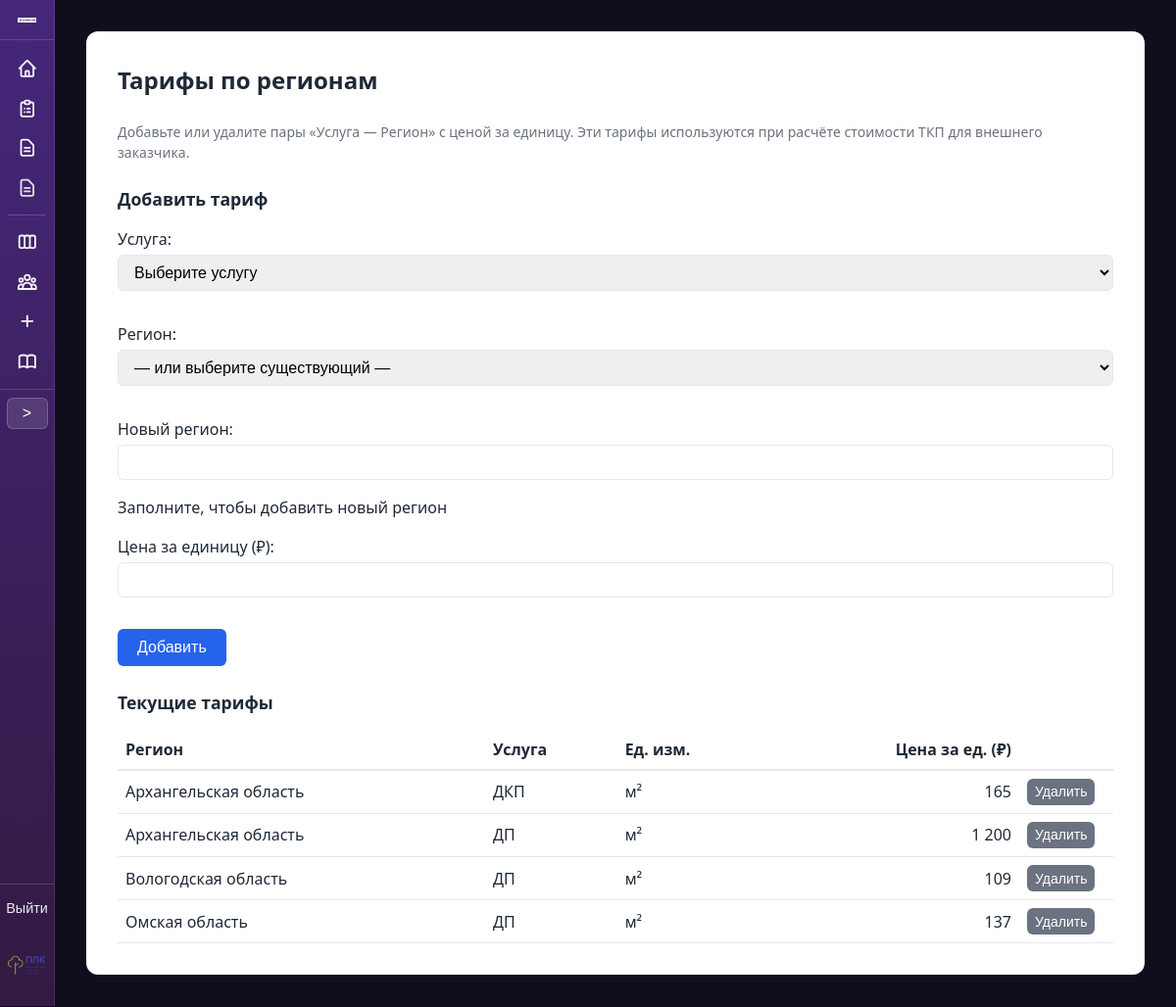
Before: /tariffs/ (signed in) with the older database file.
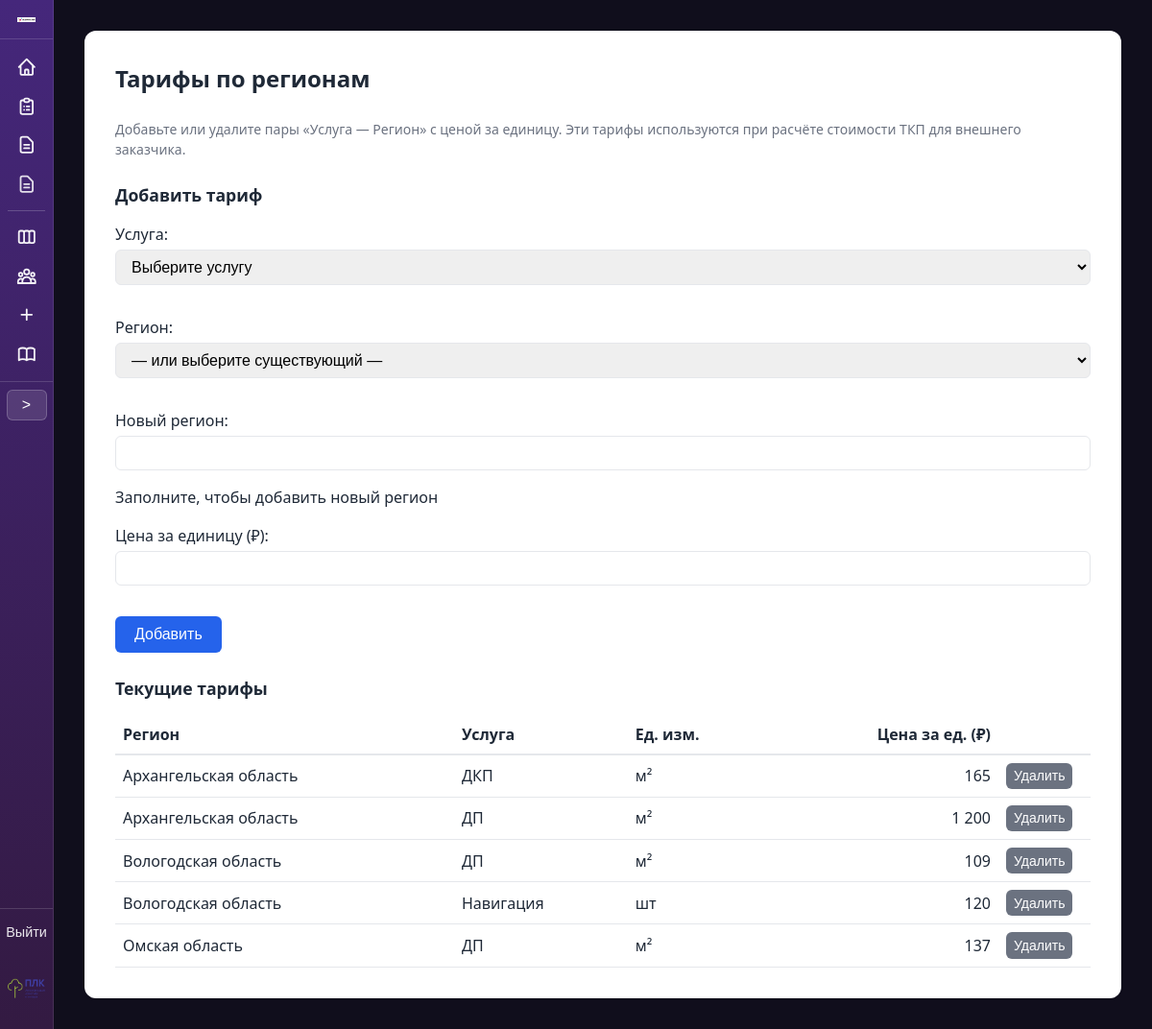
After: the same page with the newer database file.
### proposals/models.py (models this page shows, shortened)
class RegionServicePrice(models.Model):
    region = models.ForeignKey(Region, on_delete=models.CASCADE, verbose_name='Регион')
    service = models.ForeignKey(Service, on_delete=models.CASCADE, verbose_name='Услуга')
    unit_price = models.DecimalField(
        'Цена за единицу',
        max_digits=15,
        decimal_places=2,
        default=0,
    )
    class Meta:
        verbose_name = 'Цена по региону'
        verbose_name_plural = 'Цены по регионам'
        unique_together = [['region', 'service']]

class Region(models.Model):
    name = models.CharField('Название региона', max_length=255, unique=True)
    class Meta:
        verbose_name = 'Регион'
        verbose_name_plural = 'Регионы'
        ordering = ['name']
    def __str__(self):
        return self.name

class Service(models.Model):
    UNIT_M2 = 'm2'
    UNIT_PIECE = 'piece'
    UNIT_CHOICES = [
        (UNIT_M2, 'м²'),
        (UNIT_PIECE, 'шт'),
    ]
    name = models.CharField('Наименование услуги', max_length=255)
    description = models.TextField(
        'Описание услуги (подставляется в Комментарий в Комплексном ТКП)',
        blank=True,
        default='',
    )
    template_file = models.CharField(
        'Файл шаблона',
        max_length=255,
        help_text='Имя .docx файла в папке templates_docx/'
    )
    unit_type = models.CharField(
        'Единица измерения',
        max_length=10,
        choices=UNIT_CHOICES,
        default=UNIT_M2,
    )
    order = models.PositiveSmallIntegerField('Порядок', default=0)
    class Meta:
        verbose_name = 'Услуга'
        verbose_name_plural = 'Услуги'
        ordering = ['order', 'name']
    def __str__(self):
        return self.name

### proposals/views.py (the view)
# urls.py: path('tariffs/', views.tariffs_view, name='tariffs'),
@login_required
@require_http_methods(['GET', 'POST'])
def tariffs_view(request):
    if request.method == 'POST':
        delete_id = request.POST.get('delete_id')
        if delete_id:
            try:
                RegionServicePrice.objects.filter(pk=delete_id).delete()
                messages.success(request, 'Тариф удалён.')
            except Exception:
                pass
            return redirect('proposals:tariffs')
        form = TariffForm(request.POST)
        if form.is_valid():
            data = form.cleaned_data
            service = data['service']
            new_name = (data.get('new_region_name') or '').strip()
            if new_name:
                region, _ = Region.objects.get_or_create(name=new_name, defaults={})
            else:
                region = data['region']
            RegionServicePrice.objects.update_or_create(
                region=region,
                service=service,
                defaults={'unit_price': data['unit_price']},
            )
            messages.success(request, f'Тариф сохранён: {service.name} — {region.name}.')
            return redirect('proposals:tariffs')
    else:
        form = TariffForm()
    tariffs_list = RegionServicePrice.objects.select_related('region', 'service').order_by('region__name', 'service__name')
    context = {'form': form, 'tariffs_list': tariffs_list}
    return render(request, 'proposals/tariffs.html', context)

### proposals/forms.py (shortened to what this page needs)
class TariffForm(forms.Form):
    service = forms.ModelChoiceField(
        label='Услуга',
        queryset=Service.objects.none(),
        empty_label='Выберите услугу'
    )
    region = forms.ModelChoiceField(
        label='Регион',
        queryset=Region.objects.none(),
        empty_label='— или выберите существующий —',
        required=False
    )
    new_region_name = forms.CharField(
        label='Новый регион',
        max_length=255,
        required=False,
        help_text='Заполните, чтобы добавить новый регион'
    )
    unit_price = forms.DecimalField(
        label='Цена за единицу (₽)',
        max_digits=15,
        decimal_places=2,
        min_value=0
    )
    def __init__(self, *args, **kwargs):
        super().__init__(*args, **kwargs)
        self.fields['service'].queryset = Service.objects.all()
        self.fields['region'].queryset = Region.objects.all().order_by('name')

### proposals/templates/proposals/tariffs.html (shortened to what this page needs)
{% extends "proposals/base.html" %}
{% load proposal_filters %}
{% block container_extra_class %}container--wide{% endblock %}
{% block content %}
<h1>Тарифы по регионам</h1>
<p class="help">Добавьте или удалите пары «Услуга — Регион» с ценой за единицу. Эти тарифы используются при расчёте стоимости ТКП для внешнего заказчика.</p>
<h2 style="font-size: 1.1rem; margin-top: 1.5rem;">Добавить тариф</h2>
<form method="post" action="{% url 'proposals:tariffs' %}" style="margin-bottom: 1.5rem;">
    {{ form.as_p }}
    <button type="submit" class="btn">Добавить</button>
</form>
<h2 style="font-size: 1.1rem; margin-top: 1.5rem;">Текущие тарифы</h2>
<div style="overflow-x: auto;">
    <table style="width: 100%; border-collapse: collapse;">
        <thead>
            <tr style="border-bottom: 2px solid var(--border);">
                <th style="text-align: left; padding: 0.5rem;">Регион</th>
                <th style="text-align: left; padding: 0.5rem;">Услуга</th>
                <th style="text-align: left; padding: 0.5rem;">Ед. изм.</th>
                <th style="text-align: right; padding: 0.5rem;">Цена за ед. (₽)</th>
                <th style="width: 6rem;"></th>
            </tr>
        </thead>
        <tbody>
            {% for t in tariffs_list %}
            <tr style="border-bottom: 1px solid var(--border);">
                <td style="padding: 0.5rem;">{{ t.region.name }}</td>
                <td style="padding: 0.5rem;">{{ t.service.name }}</td>
                <td style="padding: 0.5rem;">{{ t.service.get_unit_type_display }}</td>
                <td style="padding: 0.5rem; text-align: right;">{{ t.unit_price|format_price }}</td>
                <td style="padding: 0.5rem;">
                    <form method="post" action="{% url 'proposals:tariffs' %}" style="display: inline;">
                        <button type="submit" class="btn btn-secondary" style="padding: 0.35rem 0.5rem; font-size: 0.875rem;">Удалить</button>
                    </form>
                </td>
            </tr>
            {% empty %}
            <tr>
                <td colspan="5" style="padding: 1rem; color: var(--text-muted);">Нет тарифов. Добавьте первую пару выше или загрузите из CSV: <code>python manage.py load_region_prices</code></td>
            </tr>
            {% endfor %}
        </tbody>
    </table>
</div>
{% endblock %}

Changed rows visible on the page:
added RegionServicePrice: region.name "Вологодская область", service.name "Навигация", service.unit_type "шт", unit_price "120"
